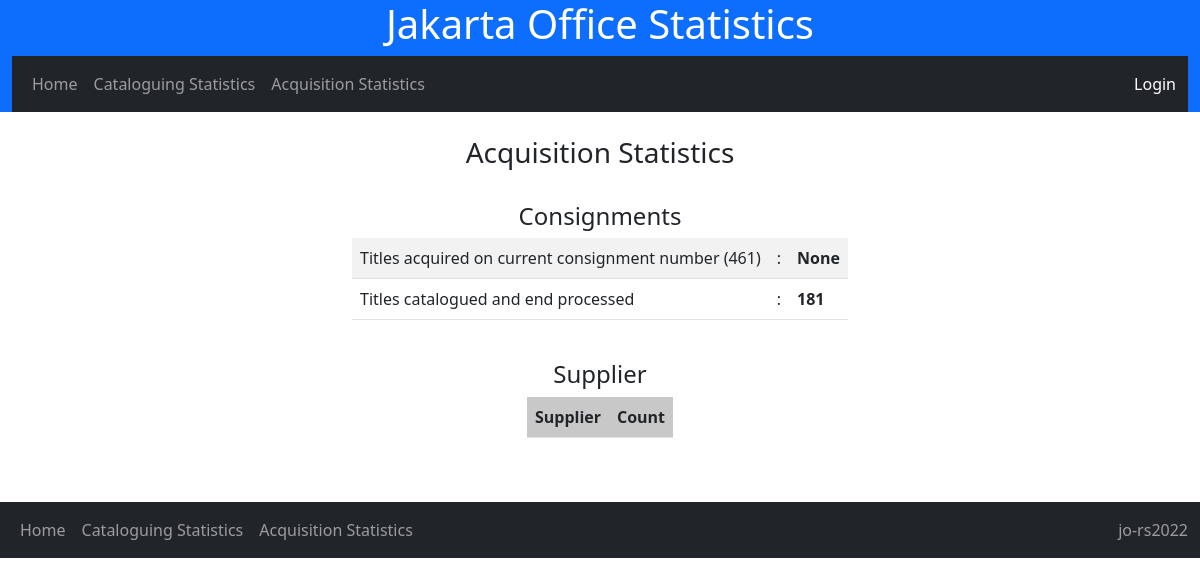
Page /acq_stat/ on the earlier database version.
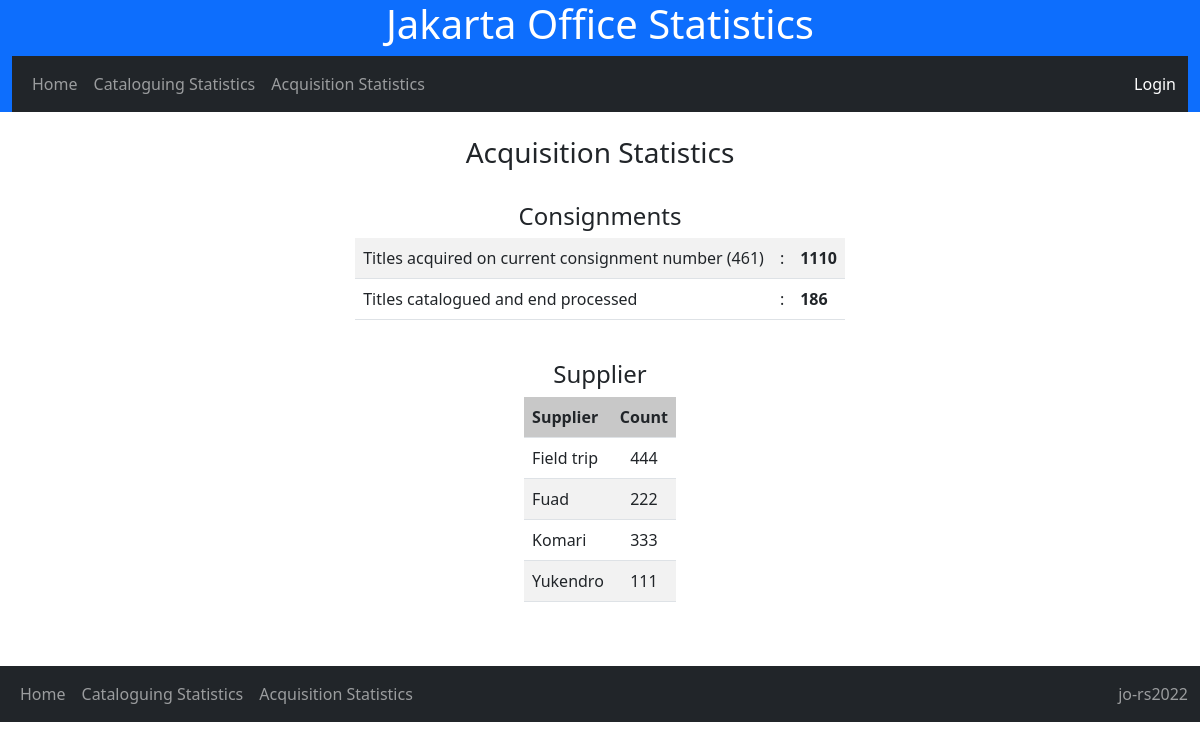
Same page on the later database version.
### nlajkt_cat_stat/models.py (models this page shows)
class Acquisition(models.Model):
    entry_date = models.DateField()
    cons_no = models.IntegerField(default=461)
    titles_proc = models.IntegerField()
    vendor = models.CharField(max_length = 100, choices=[
        ('Yukendro','Yukendro'),
        ('Hariyanto','Hariyanto'),
        ('Meison/Syaiful','Meison/Syaiful'),
        ('Fuad', 'Fuad'),
        ('Komari','Komari'),
        ('Field trip', 'Field trip'),
        ('G/E', 'G/E')
        ],)

### nlajkt_cat_stat/views.py (the view)
# urls.py: path('acq_stat/', views.acq_stat, name='acq_stat'),
def acq_stat(request):
    acq = Acquisition.objects.all()
    curcons = Catalogues.objects.aggregate(Max('consignment_no')).get('consignment_no__max')
    total_proc = Acquisition.objects.aggregate(Sum('titles_proc')).get('titles_proc__sum')
    bookcount = Catalogues.objects.all().count()
    vendor_count = Acquisition.objects.values('vendor').annotate(vendorcount=Sum('titles_proc'))
    context = {
        'acq' : acq,
        'curcons' : curcons,
        'total_proc' : total_proc,
        'bookcount' : bookcount,
        'vendor_count' : vendor_count
    }
    template = loader.get_template('acq_stat.html')
    return HttpResponse(template.render(context, request))

### nlajkt_cat_stat/templates/acq_stat.html
{% extends 'base.html' %}
{% block block1 %}
<br>
<center>
<b><h3>Acquisition Statistics</h3></b>
<br>
<h4>Consignments</h4>
<table style="width: auto;" class="table table-striped">
    <tr>
        <td>Titles acquired on current consignment number ({{ curcons }})</td><td>:</td><td><b>{{ total_proc }}</b></td>
    </tr>
    <tr>
        <td>Titles catalogued and end processed</td><td>:</td><td><b> {{ bookcount }} </b></td>
    </tr>
</table>
<br>
<h4>Supplier</h3>
<table style="width: auto;" class="table table-striped">
    <tr bgcolor='lightgrey'>
        <td><b>Supplier</b></td>
        <td align="center"><b>Count</b></td>
    </tr>
    {% for x in vendor_count %}
    <tr>
        <td>{{ x.vendor }}</a></td>
        <td align="center">{{ x.vendorcount }}</td>
    </tr>
    {% endfor %}
    </table>
<br><br>
</center>
{% endblock %}

### nlajkt_cat_stat/templates/base.html (shortened to what this page needs)
<!DOCTYPE html>
<html lang="en">
<head>
    <link href="https://cdn.jsdelivr.net/npm/bootstrap@5.2.2/dist/css/bootstrap.min.css" rel="stylesheet">
</head>
<body>
    <div class="container-fluid bg-primary text-white">
        <center><h1>Jakarta Office Statistics</h1>
        <nav class="navbar navbar-expand-sm bg-dark navbar-dark">
            <div class="container-fluid">
                <ul class="navbar-nav">
                    <li class="nav-item"><a class="nav-link" href="{% url 'home' %}">Home</a></li>
                    <li class="nav-item"><a class="nav-link" href="{% url 'cat_stat' %}">Cataloguing Statistics</a></li>
                    <li class="nav-item"><a class="nav-link" href="{% url 'acq_stat' %}">Acquisition Statistics</a></li>
                </ul>
                 <span class="nav-item"><a class="nav-link" href="{% url 'admin:index' %}">Login</a></span>
            </div>
        </nav>
    </div></center>
{% block block1 %}{% endblock %}
<nav class="navbar navbar-expand-sm bg-dark navbar-dark">
    <div class="container-fluid">
        <ul class="navbar-nav">
            <li class="nav-item"><a class="nav-link" href="{% url 'home' %}">Home</a></li>
            <li class="nav-item"><a class="nav-link" href="{% url 'cat_stat' %}">Cataloguing Statistics</a></li>
            <li class="nav-item"><a class="nav-link" href="{% url 'acq_stat' %}">Acquisition Statistics</a></li>
        </ul>
        <span class="navbar-text">jo-rs2022</span>
    </div>
</nav>
</body>
</html>

Differences in the rows shown:
added Acquisition: vendor "Field trip", vendorcount "444"
added Acquisition: vendor "Fuad", vendorcount "222"
added Acquisition: vendor "Komari", vendorcount "333"
added Acquisition: vendor "Yukendro", vendorcount "111"
Other differences:
{{ total_proc }}: "None" → "1110"
{{ bookcount }}: "181" → "186"
